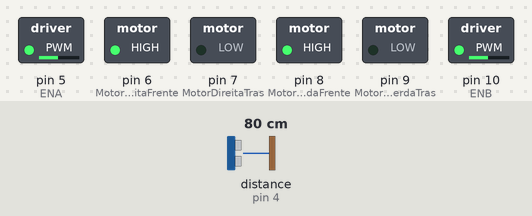
A sketch run on a simulated Arduino Uno, built with avr-gcc and run on an emulated ATmega328P. On the bench: switched loads named in the sketch (green lamp = pin HIGH). Wiring (inferred from the names in the program): ultrasonic range finder: trigger pin 2; echo pin 4. The test bench sets the inputs (shaded band); at power-on: distance to the obstacle (sensor on pin 4) 80 cm. The echo pulse lasts 58.3 µs per cm; pins used as bus, display or sensor lines are not drawn.

Above: at 1.2 s.
1.3 s: distance to the obstacle (sensor on pin 4) set to 23 cm
2.8 s: distance to the obstacle (sensor on pin 4) set to 19 cm
At 3.7 s:
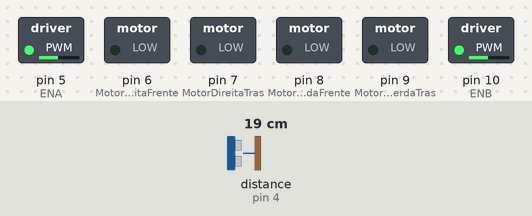
4.3 s: distance to the obstacle (sensor on pin 4) set to 35 cm
At 4.9 s:
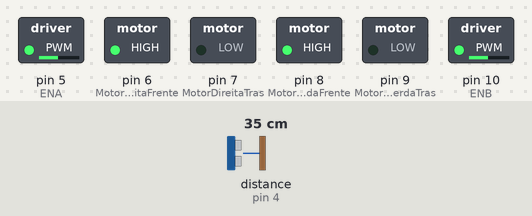
5.8 s: distance to the obstacle (sensor on pin 4) set to 2 cm
At 7.1 s:
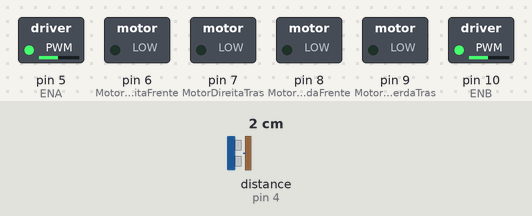
Timing chart, 0 to 8.3 s (numbered marks = the images above; inputs shaded):
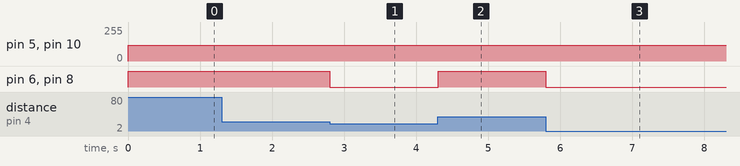

Measured:
- the behaviour switches between 22 and 21 cm on distance to the obstacle (sensor on pin 4) (found by bisection; images 0 and 1)
- after the input at 1.3 s, every drawn part: stays the same
- after the input at 2.8 s, pin 6 (MotorDireitaFrente), pin 8 (MotorEsquerdaFrente): HIGH → LOW at once
- after the input at 4.3 s, pin 6 (MotorDireitaFrente), pin 8 (MotorEsquerdaFrente): LOW → HIGH at once
- after the input at 5.8 s, pin 6 (MotorDireitaFrente), pin 8 (MotorEsquerdaFrente): HIGH → LOW at once

The sketch:

testeSensorMotores.ino
```cpp
#define TRIG 2
#define ECHO 4

#define ENA 5
#define MotorDireitaFrente 6
#define MotorDireitaTras 7
#define MotorEsquerdaFrente 8
#define MotorEsquerdaTras 9
#define ENB 10


//    VELOCIDADE
int velocidade = 120;

void setup() {
  // put your setup code here, to run once:

  pinMode(ENA, OUTPUT);                     //
  pinMode(MotorDireitaFrente, OUTPUT);      //    MOTOR DA DIREITA
  pinMode(MotorDireitaTras, OUTPUT);        //

  pinMode(MotorEsquerdaFrente, OUTPUT);     //
  pinMode(MotorEsquerdaTras, OUTPUT);       //    MOTOR DA ESQUERDA
  pinMode(ENB, OUTPUT);                     //

  pinMode(TRIG, OUTPUT);                    //
  pinMode(ECHO, INPUT);                     //    SENSOR

}


void loop() {
  // put your main code here, to run repeatedly:
  digitalWrite(TRIG, LOW);
  delayMicroseconds(2);
  digitalWrite(TRIG, HIGH);
  delayMicroseconds(10);
  digitalWrite(TRIG,LOW);

  long tempo = pulseIn(ECHO, HIGH, 30000);
  int distancia = tempo * 0.034 / 2;

  if(distancia > 20){
    analogWrite(ENA, velocidade);
    analogWrite(ENB, velocidade);

    digitalWrite(MotorDireitaFrente, HIGH);
    digitalWrite(MotorDireitaTras, LOW);

    digitalWrite(MotorEsquerdaFrente, HIGH);
    digitalWrite(MotorEsquerdaTras, LOW);
  }
  else{
    analogWrite(ENA, velocidade);
    analogWrite(ENB, velocidade);

    digitalWrite(MotorDireitaFrente, LOW);
    digitalWrite(MotorDireitaTras, LOW);

    digitalWrite(MotorEsquerdaFrente, LOW);
    digitalWrite(MotorEsquerdaTras, LOW);
  }

}
```
